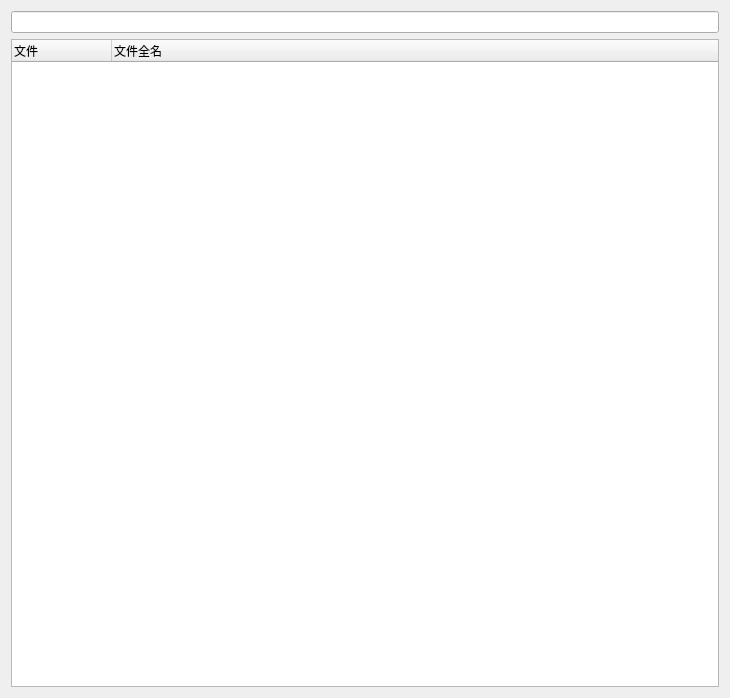
<?xml version="1.0" encoding="UTF-8"?>
<ui version="4.0">
 <class>SeerSourceBrowserWidgetForm</class>
 <widget class="QWidget" name="SeerSourceBrowserWidgetForm">
  <property name="geometry">
   <rect>
    <x>0</x>
    <y>0</y>
    <width>730</width>
    <height>698</height>
   </rect>
  </property>
  <property name="windowTitle">
   <string>Source Browser</string>
  </property>
  <layout class="QGridLayout" name="gridLayout">
   <item row="1" column="0" colspan="2">
    <widget class="QTreeWidget" name="sourceTreeWidget">
     <property name="columnCount">
      <number>2</number>
     </property>
     <column>
      <property name="text">
       <string>文件</string>
      </property>
     </column>
     <column>
      <property name="text">
       <string>文件全名</string>
      </property>
     </column>
    </widget>
   </item>
   <item row="0" column="0" colspan="2">
    <widget class="QLineEdit" name="sourceSearchLineEdit">
     <property name="toolTip">
      <string>Search in the list of files. &quot;*&quot; is allowed.</string>
     </property>
     <property name="statusTip">
      <string/>
     </property>
    </widget>
   </item>
  </layout>
 </widget>
 <resources/>
 <connections/>
</ui>
